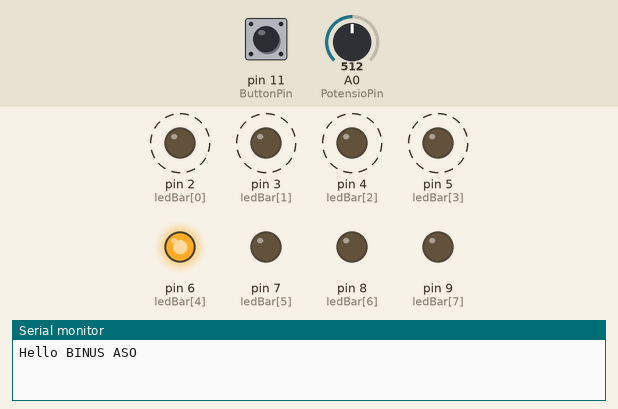
This sketch was run on a simulated Arduino Uno, built with avr-gcc and run on an emulated ATmega328P. On the bench: output pins drawn as LEDs (lit = HIGH), the last lines printed to the serial monitor. Dashed ring = blinking. The test bench sets the inputs (shaded band); at power-on: A0 (PotensioPin) = 512, pin 11 (ButtonPin) LOW.

Above: at 0.92 s.
2.5 s: A0 (PotensioPin) set to 0
At 3.53 s:
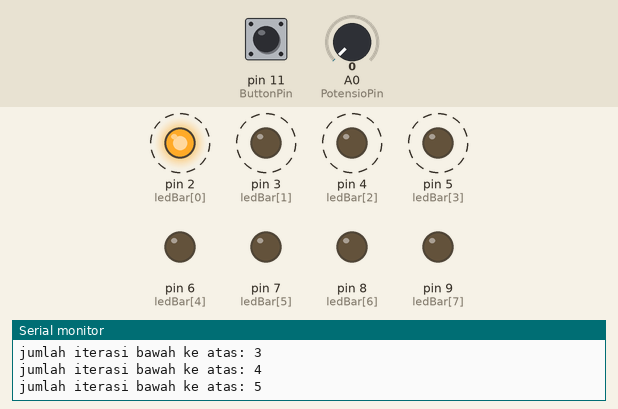
7.8 s: pin 11 (ButtonPin) pulled HIGH for 1.95 s
11.3 s: pin 11 (ButtonPin) pulled HIGH for 3.2 s
16.0 s: A0 (PotensioPin) set to 122
At 16.5 s:
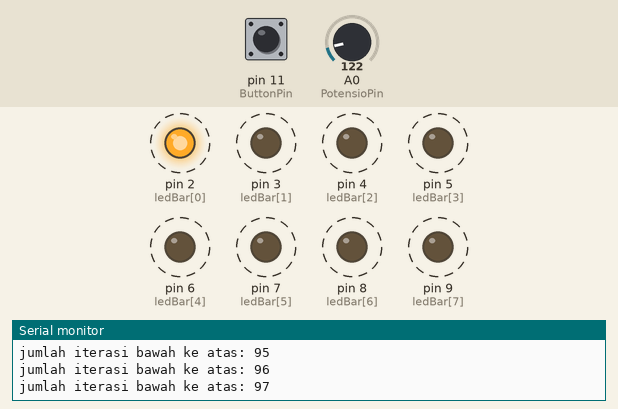
21.3 s: A0 (PotensioPin) set to 900
At 21.93 s:
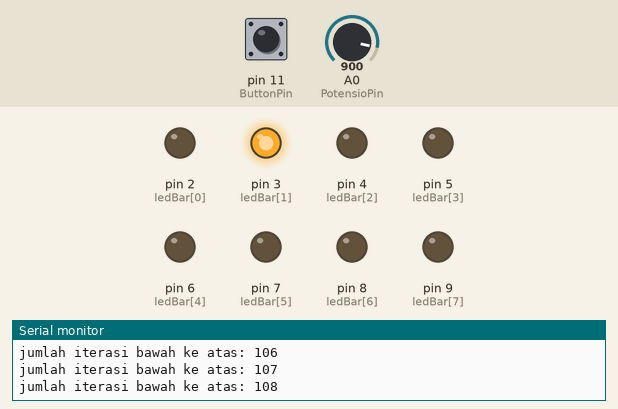
Timing chart, 0 to 25.8 s (numbered marks = the images above; inputs shaded):
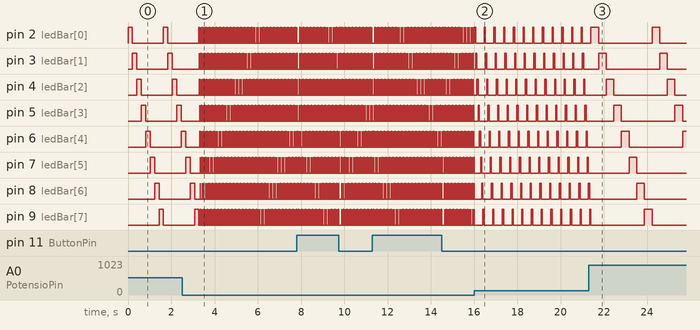

Measured:
- after the input at 2.5 s, pin 2 (ledBar[0]), pin 3 (ledBar[1]): alternates HIGH for 0.01 s and LOW for 0.07 s, starting after 0.79 s; pin 4 (ledBar[2]): alternates HIGH for 0.01 s and LOW for 0.07 s, starting after 0.80 s; pin 5 (ledBar[3]): alternates HIGH for 0.01 s and LOW for 0.07 s, starting after 0.81 s
- after the input at 16.0 s, pin 2 (ledBar[0]), pin 3 (ledBar[1]): alternates HIGH for 0.06 s and LOW for 0.39 s, starting after 0.08 s
- after the input at 21.3 s, pin 2 (ledBar[0]): HIGH → LOW after 0.46 s, → HIGH 2.5 s later, → LOW 0.35 s later; pin 3 (ledBar[1]): alternates HIGH for 0.35 s and LOW for 2.5 s, starting after 0.46 s
- by itself, pin 2 (ledBar[0]), pin 3 (ledBar[1]), pin 4 (ledBar[2]), pin 5 (ledBar[3]): alternates HIGH for 0.21 s and LOW for 1.4 s
- by itself, pin 6 (ledBar[4]): repeats every 0.08 s: HIGH 0.01 s, LOW 0.07 s
- by itself, pin 9 (ledBar[7]): repeats every 0.08 s: LOW 0.07 s, HIGH 0.01 s

The sketch:

whileloop_LA.ino
```cpp
const int ledBar[]={2,3,4,5,6,7,8,9};
const int ButtonPin = 11;
const int PotensioPin = A0;

int delayLed=100;

int iterasi1=0, iterasi2=0;
bool ditekan;

void setup() {
  // put your setup code here, to run once:

  int i=0;
  while(i<8){
    pinMode(ledBar[i],OUTPUT);
    i++;
  }

  pinMode(ButtonPin, INPUT);

  Serial.begin(9600);
  Serial.println("Hello BINUS ASO");

}

void loop() {
  // put your main code here, to run repeatedly:
  delayLed=map(analogRead(PotensioPin),0,1023,10,400);

  ditekan = digitalRead(ButtonPin);
  if(ditekan){
    ataskebawah();
    iterasi1++;
    Serial.print("jumlah iterasi atas ke bawah: ");
    Serial.println(iterasi1);
  }else {
    bawahkeatas();
    iterasi2++;
    Serial.print("jumlah iterasi bawah ke atas: ");
    Serial.println(iterasi2);
  }

}

void ataskebawah(){
  int i=7;
  while(i>=0){
    digitalWrite(ledBar[i],HIGH);
    delay(delayLed);
    digitalWrite(ledBar[i],LOW);
    i--;
  }
}

void bawahkeatas(){
  int i=0;
  while(i<=7){
    digitalWrite(ledBar[i],HIGH);
    delay(delayLed);
    digitalWrite(ledBar[i],LOW);
    i++;
  }
}
```
